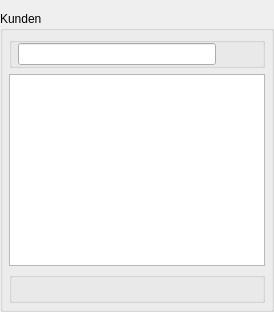
         <widget class="QWidget" name="customerSearchOuterWidget" native="true">
          <layout class="QVBoxLayout" name="verticalLayout_38">
           <property name="leftMargin">
            <number>0</number>
           </property>
           <property name="rightMargin">
            <number>0</number>
           </property>
           <property name="bottomMargin">
            <number>0</number>
           </property>
           <item>
            <widget class="QGroupBox" name="customerSearchGroupBox">
             <property name="sizePolicy">
              <sizepolicy hsizetype="Preferred" vsizetype="Preferred">
               <horstretch>30</horstretch>
               <verstretch>0</verstretch>
              </sizepolicy>
             </property>
             <property name="minimumSize">
              <size>
               <width>250</width>
               <height>0</height>
              </size>
             </property>
             <property name="title">
              <string>Kunden</string>
             </property>
             <layout class="QVBoxLayout" name="verticalLayout_4">
              <property name="spacing">
               <number>6</number>
              </property>
              <property name="leftMargin">
               <number>6</number>
              </property>
              <property name="topMargin">
               <number>0</number>
              </property>
              <property name="rightMargin">
               <number>6</number>
              </property>
              <property name="bottomMargin">
               <number>6</number>
              </property>
              <item>
               <widget class="QWidget" name="widget_2" native="true">
                <layout class="QVBoxLayout" name="verticalLayout_2">
                 <property name="margin">
                  <number>0</number>
                 </property>
                 <item>
                  <widget class="QWidget" name="widget_3" native="true">
                   <layout class="QHBoxLayout" name="horizontalLayout_2">
                    <property name="margin">
                     <number>0</number>
                    </property>
                   </layout>
                  </widget>
                 </item>
                 <item>
                  <widget class="QGroupBox" name="groupBox_28">
                   <property name="title">
                    <string/>
                   </property>
                   <layout class="QHBoxLayout" name="horizontalLayout_3">
                    <property name="spacing">
                     <number>6</number>
                    </property>
                    <property name="leftMargin">
                     <number>6</number>
                    </property>
                    <property name="topMargin">
                     <number>0</number>
                    </property>
                    <property name="rightMargin">
                     <number>0</number>
                    </property>
                    <property name="bottomMargin">
                     <number>0</number>
                    </property>
                    <item>
                     <widget class="LineEdit" name="customerFieldSearchQuery">
                      <property name="enterAction" stdset="0">
                       <string>SearchDocumentBehavior.In.Search</string>
                      </property>
                      <property name="path" stdset="0">
                       <string>query</string>
                      </property>
                      <property name="context" stdset="0">
                       <string>CUSTOMERSEARCH</string>
                      </property>
                     </widget>
                    </item>
                    <item>
                     <widget class="ActionButton" name="customerButtonSearch">
                      <property name="maximumSize">
                       <size>
                        <width>40</width>
                        <height>40</height>
                       </size>
                      </property>
                      <property name="text">
                       <string/>
                      </property>
                      <property name="icon">
                       <iconset resource="../../frontends/qt/resource.qrc">
                        <normaloff>:/icons/images/find.png</normaloff>:/icons/images/find.png</iconset>
                      </property>
                      <property name="iconSize">
                       <size>
                        <width>32</width>
                        <height>32</height>
                       </size>
                      </property>
                      <property name="flat">
                       <bool>true</bool>
                      </property>
                      <property name="context" stdset="0">
                       <string>CUSTOMERSEARCH</string>
                      </property>
                      <property name="action" stdset="0">
                       <string>SearchDocumentBehavior.In.Search</string>
                      </property>
                     </widget>
                    </item>
                   </layout>
                  </widget>
                 </item>
                 <item>
                  <widget class="MultiViewTable" name="customerTable">
                   <property name="dataView" stdset="0">
                    <bool>true</bool>
                   </property>
                   <property name="dbColumns" stdset="0">
                    <stringlist>
                     <string>_source.name:Kunde</string>
                    </stringlist>
                   </property>
                   <property name="doubleClickAction" stdset="0">
                    <string>DocumentBehavior.In.Edit</string>
                   </property>
                   <property name="context" stdset="0">
                    <string>CUSTOMER</string>
                   </property>
                   <property name="keyCodeActions" stdset="0">
                    <stringlist>
                     <string>Key_I:OpenInBrowserBehavior.In.Open</string>
                    </stringlist>
                   </property>
                  </widget>
                 </item>
                 <item>
                  <widget class="QGroupBox" name="groupBox_27">
                   <property name="title">
                    <string/>
                   </property>
                   <layout class="QHBoxLayout" name="horizontalLayout_11">
                    <property name="spacing">
                     <number>0</number>
                    </property>
                    <property name="margin">
                     <number>0</number>
                    </property>
                    <item>
                     <spacer name="horizontalSpacer_2">
                      <property name="orientation">
                       <enum>Qt::Horizontal</enum>
                      </property>
                      <property name="sizeHint" stdset="0">
                       <size>
                        <width>167</width>
                        <height>20</height>
                       </size>
                      </property>
                     </spacer>
                    </item>
                    <item>
                     <widget class="ActionButton" name="customerButtonAdd">
                      <property name="maximumSize">
                       <size>
                        <width>40</width>
                        <height>40</height>
                       </size>
                      </property>
                      <property name="text">
                       <string/>
                      </property>
                      <property name="icon">
                       <iconset resource="../../frontends/qt/resource.qrc">
                        <normaloff>:/icons/images/add.png</normaloff>:/icons/images/add.png</iconset>
                      </property>
                      <property name="iconSize">
                       <size>
                        <width>32</width>
                        <height>32</height>
                       </size>
                      </property>
                      <property name="flat">
                       <bool>true</bool>
                      </property>
                      <property name="context" stdset="0">
                       <string>CUSTOMER</string>
                      </property>
                      <property name="enablePayloads" stdset="0">
                       <stringlist>
                        <string>Undef</string>
                        <string>Edit</string>
                        <string>View</string>
                       </stringlist>
                      </property>
                      <property name="action" stdset="0">
                       <string>DocumentBehavior.In.New</string>
                      </property>
                      <property name="payload" stdset="0">
                       <string>{&quot;type&quot;: &quot;CUSTOMER&quot;, &quot;customerNumber&quot;: %CUSTOMERNUMBER}</string>
                      </property>
                     </widget>
                    </item>
                    <item>
                     <widget class="ActionButton" name="customerButtonDelete">
                      <property name="maximumSize">
                       <size>
                        <width>40</width>
                        <height>40</height>
                       </size>
                      </property>
                      <property name="text">
                       <string/>
                      </property>
                      <property name="icon">
                       <iconset resource="../../frontends/qt/resource.qrc">
                        <normaloff>:/icons/images/delete.png</normaloff>:/icons/images/delete.png</iconset>
                      </property>
                      <property name="iconSize">
                       <size>
                        <width>32</width>
                        <height>32</height>
                       </size>
                      </property>
                      <property name="flat">
                       <bool>true</bool>
                      </property>
                      <property name="context" stdset="0">
                       <string>CUSTOMER</string>
                      </property>
                      <property name="enablePayloads" stdset="0">
                       <stringlist>
                        <string>View</string>
                       </stringlist>
                      </property>
                      <property name="action" stdset="0">
                       <string>DocumentBehavior.In.Remove</string>
                      </property>
                     </widget>
                    </item>
                   </layout>
                  </widget>
                 </item>
                </layout>
               </widget>
              </item>
             </layout>
            </widget>
           </item>
          </layout>
         </widget>
